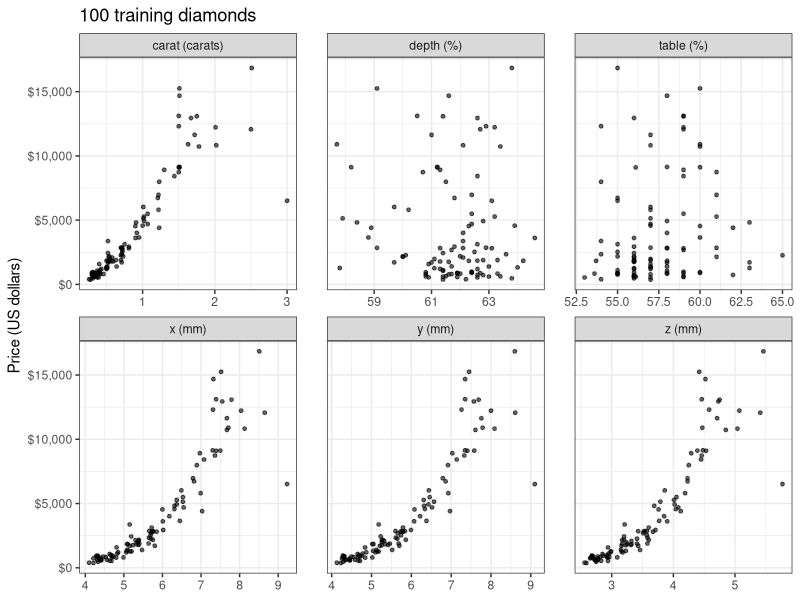
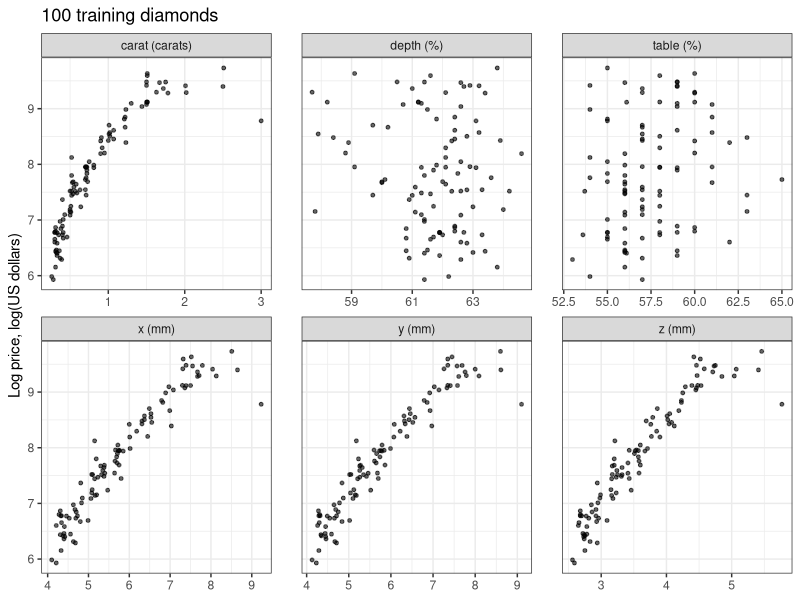
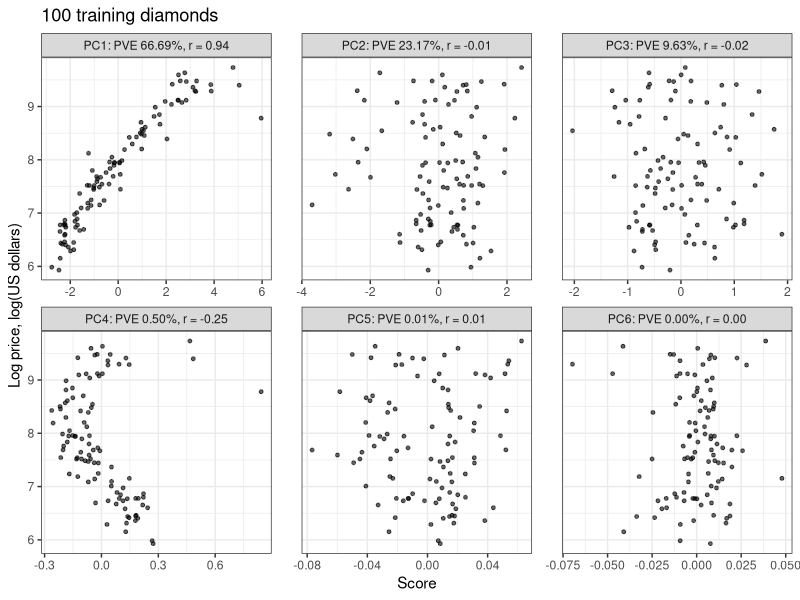
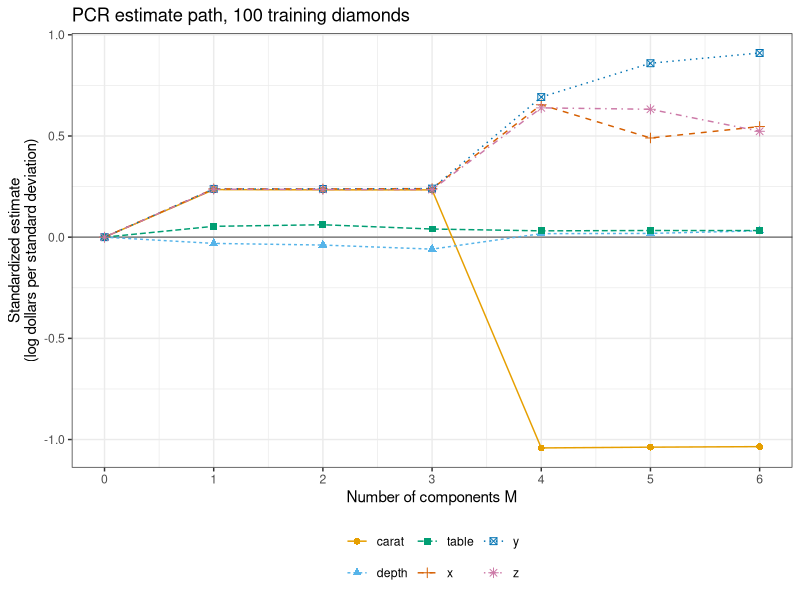
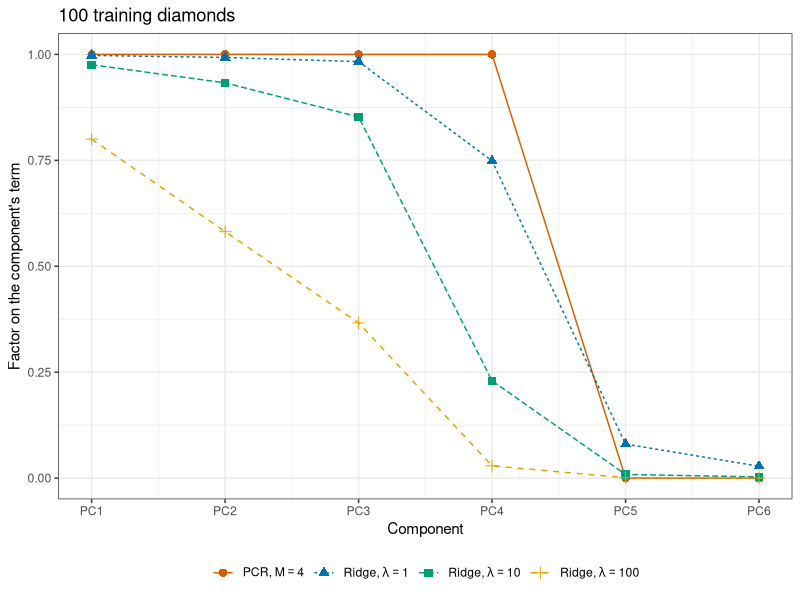
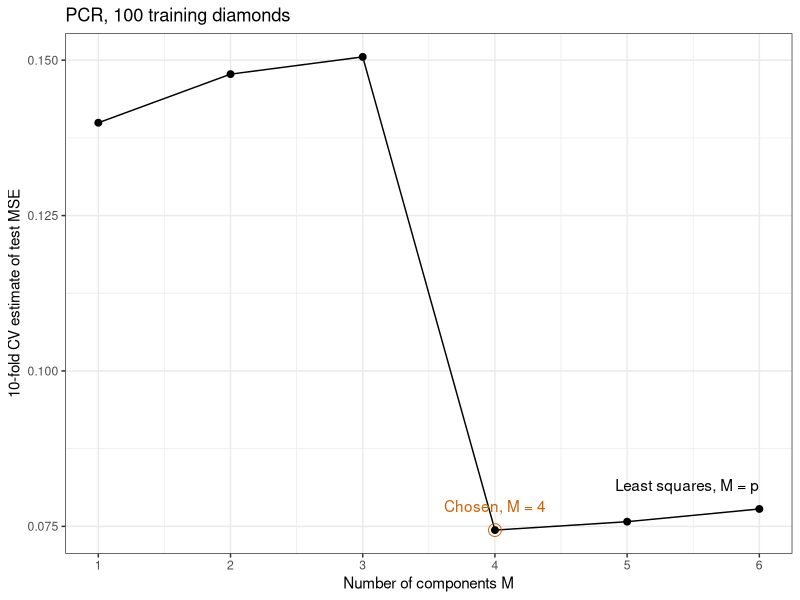
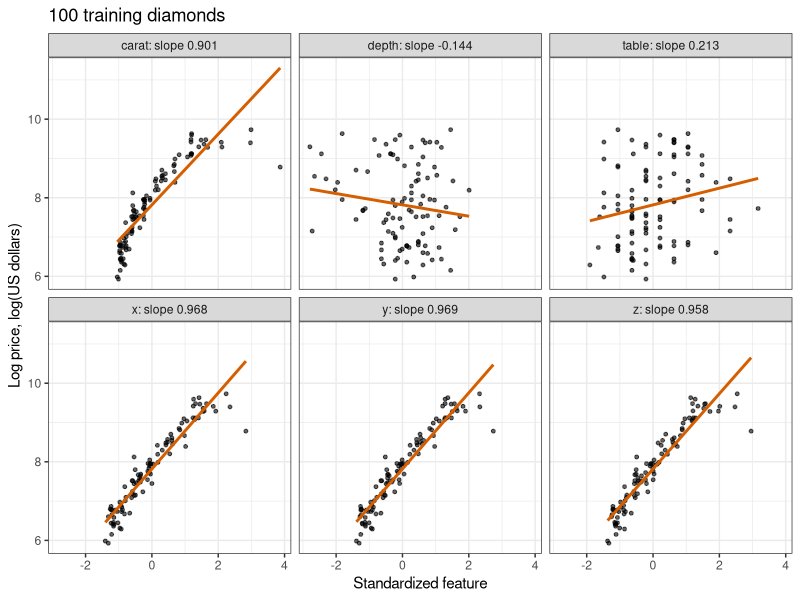
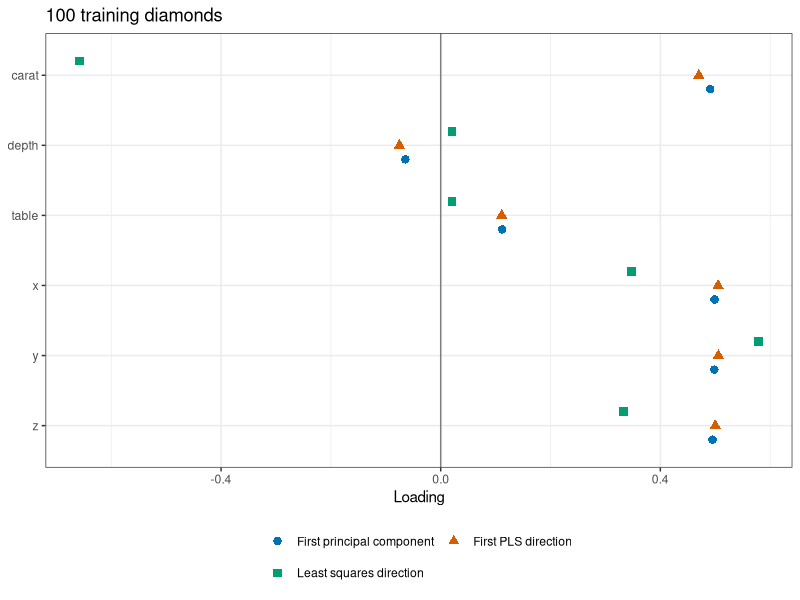

Write R code to recreate these figures, in order.
## ---- chunk 1
#| include: false
library("tidyverse")
library("pls")
theme_set(theme_bw())
set.seed(20261022)

# Fixed decimals with thousands separators, for use inside $...$, whose
# hyphen MathJax sets as a minus. Adding 0 after rounding turns a negative
# zero into 0.
fmt_math <- function(x, digits = 2) {
  rounded <- round(x, digits) + 0
  formatC(rounded, format = "f", digits = digits, big.mark = ",")
}

# The same for prose, where a negative value prints with a minus sign (the
# HTML entity) rather than a hyphen.
fmt <- function(x, digits = 2) {
  sub("^-", "&minus;", fmt_math(x, digits))
}

# A percentage, for prose.
pct <- function(x, digits = 1) {
  paste0(fmt(100 * x, digits), "%")
}

# A count with thousands separators, for prose.
big <- function(x) {
  format(x, big.mark = ",")
}

# The same inside $...$, where MathJax reads % as a comment and spaces a
# bare comma.
big_math <- function(x) {
  format(x, big.mark = "{,}")
}

# A number in LaTeX scientific notation, for use inside $...$.
sci <- function(x, digits = 1) {
  magnitude <- abs(x)
  e <- floor(log10(magnitude))
  mantissa <- formatC(x / 10^e, format = "f", digits = digits)
  sprintf("%s \\times 10^{%d}", mantissa, e)
}

# "a", "a and b", "a, b, and c".
and_list <- function(x) {
  n_x <- length(x)
  if (n_x == 1) {
    return(x)
  }
  if (n_x == 2) {
    return(paste(x, collapse = " and "))
  }
  paste0(paste(x[-n_x], collapse = ", "), ", and ", x[n_x])
}

# A name set as code in prose.
code <- function(x) {
  paste0("`", x, "`")
}

# Color-blind-friendly palette.
okabe_ito <- c("#E69F00",
               "#56B4E9",
               "#009E73",
               "#D55E00",
               "#0072B2",
               "#CC79A7")
## ---- chunk 2
#| output: false
# The numeric explanatory variables, and the largest plausible dimension.
features <- c("carat", "depth", "table", "x", "y", "z")
p <- length(features)
max_mm <- 20

# Remove diamonds with a dimension of 0 or above max_mm, as in the
# principal components lecture, and add the log price.
kept <- diamonds |>
  filter(x > 0, y > 0, z > 0) |>
  filter(x <= max_mm, y <= max_mm, z <= max_mm) |>
  mutate(log_price = log(price))
n_kept <- nrow(kept)
n_removed <- nrow(diamonds) - n_kept
## ---- chunk 3
# The training sample size.
n_train <- 100

# Training diamonds: a random sample; every other diamond is a test diamond.
train_id <- sample(n_kept, n_train)
train <- kept[train_id, ]
test <- kept[-train_id, ]
n_test <- nrow(test)

# Folds for 10-fold cross-validation of the training diamonds.
n_folds <- 10
fold_labels <- rep(seq_len(n_folds), length.out = n_train)
fold_id <- sample(fold_labels)
## ---- chunk 4
#| output: false
# Panel labels: each explanatory variable and its unit.
units <- c(carat = "carats",
           depth = "%",
           table = "%",
           x = "mm",
           y = "mm",
           z = "mm")
panel_labels <- paste0(features, " (", units, ")")

# One row per training diamond and explanatory variable.
train_long <- train |>
  pivot_longer(all_of(features), names_to = "variable") |>
  mutate(variable = factor(variable, levels = features, labels = panel_labels))

# A response against each explanatory variable, one panel each.
title_train <- paste(n_train, "training diamonds")
response_plot <- function(response, label) {
  ggplot(train_long, aes(x = value, y = .data[[response]])) +
    geom_point(alpha = 0.6, size = 1) +
    facet_wrap(~ variable, scales = "free_x", nrow = 2) +
    labs(x = NULL,
         y = label,
         title = title_train) +
    theme(panel.spacing.x = unit(1.5, "lines"))
}
price_plot <- response_plot("price", "Price (US dollars)") +
  scale_y_continuous(labels = scales::label_dollar())
log_price_plot <- response_plot("log_price", "Log price, log(US dollars)")

# Mean, median, and largest training price.
price_summary <- c(mean = mean(train$price),
                   median = median(train$price),
                   max = max(train$price))
## ---- chunk 5
#| echo: false
#| fig-width: 8
#| fig-height: 5
price_plot
## ---- chunk 6
#| echo: false
#| fig-width: 8
#| fig-height: 5
log_price_plot
## ---- chunk 7
# Mean squared error of predictions y_hat of responses y.
mse <- function(y, y_hat) {
  mean((y - y_hat)^2)
}

# Least squares on the six explanatory variables, fit to the training
# diamonds, and its training and test MSE.
ls_formula <- log_price ~ carat + depth + table + x + y + z
ls_fit <- lm(ls_formula, data = train)
y_train <- train$log_price
y_test <- test$log_price
ls_train_mse <- mse(y_train, fitted(ls_fit))
ls_test_pred <- predict(ls_fit, test)
ls_test_mse <- mse(y_test, ls_test_pred)

# The carat estimate and its standard error, and the correlation of carat
# with log price in the training diamonds.
ls_table <- summary(ls_fit)$coefficients
carat_cor <- cor(train$carat, y_train)
## ---- chunk 8
#| output: false
# Standard deviation with divisor n.
sd_n <- function(v) {
  deviations <- v - mean(v)
  sqrt(mean(deviations^2))
}

# Standardize the columns of X with the given centers and scales.
standardize <- function(X, x_center, x_scale) {
  X_centered <- sweep(X, 2, x_center)
  sweep(X_centered, 2, x_scale, "/")
}

# Explanatory variables as matrices, and the standardized training features.
X_train <- as.matrix(train[features])
X_test <- as.matrix(test[features])
x_center <- colMeans(X_train)
x_scale <- apply(X_train, 2, sd_n)
X_std <- standardize(X_train, x_center, x_scale)

# Sign of the largest entry of phi in absolute value.
largest_sign <- function(phi) {
  largest <- which.max(abs(phi))
  sign(phi[largest])
}

# Loading vectors, signed as in the principal components lecture, their
# variances, and the n x p matrix of scores.
eig <- eigen(crossprod(X_std) / n_train, symmetric = TRUE)
flip <- apply(eig$vectors, 2, largest_sign)
Phi <- sweep(eig$vectors, 2, flip, "*")
dimnames(Phi) <- list(features, paste0("PC", 1:p))
v <- eig$values
Z <- X_std %*% Phi
## ---- chunk 9
#| output: false
# Proportion of variance explained, and correlation of log price with each
# component's scores.
pve <- v / p
score_cor <- drop(cor(y_train, Z))

# Loadings from all retained diamonds, signed the same way, and the largest
# difference from the training loadings over the first four components.
eig_all <- eigen(cor(kept[features]), symmetric = TRUE)
flip_all <- apply(eig_all$vectors, 2, largest_sign)
Phi_all <- sweep(eig_all$vectors, 2, flip_all, "*")
first_four <- 1:4
loading_gap <- max(abs(Phi[, first_four] - Phi_all[, first_four]))

# Log price against each component's scores, one panel each.
score_labels <- paste0("PC", 1:p,
                       ": PVE ", pct(pve, 2),
                       ", r = ", fmt_math(score_cor))
scores_plot <- as_tibble(Z, .name_repair = ~ score_labels) |>
  mutate(log_price = y_train) |>
  pivot_longer(-log_price, names_to = "component", values_to = "score") |>
  mutate(component = factor(component, levels = score_labels)) |>
  ggplot(aes(x = score, y = log_price)) +
  geom_point(alpha = 0.6, size = 1) +
  facet_wrap(~ component, scales = "free_x", nrow = 2) +
  labs(x = "Score",
       y = "Log price, log(US dollars)",
       title = title_train) +
  theme(panel.spacing.x = unit(1.5, "lines"))
## ---- chunk 10
#| echo: false
#| fig-width: 8.5
#| fig-height: 5.5
scores_plot
## ---- chunk 11
#| output: false
# Estimates on the scores, from the formula and from lm().
y_centered <- y_train - mean(y_train)
theta_hat <- drop(crossprod(Z, y_centered)) / (n_train * v)
scores_fit <- lm(y_train ~ Z)
theta_diff <- max(abs(coef(scores_fit)[-1] - theta_hat))

# Standard errors sigma_hat / sqrt(n v_m), sigma_hat from all p components.
sigma_hat <- sigma(scores_fit)
theta_se <- sigma_hat / sqrt(n_train * v)
theta_ratio <- abs(theta_hat) / theta_se

# Table of the variances, estimates, and standard errors.
theta_tibble <- tibble(Component = paste0("PC", 1:p),
                       v = fmt(v, 4),
                       theta = fmt(theta_hat, 3),
                       se = fmt(theta_se, 3),
                       ratio = fmt(theta_ratio, 1))
theta_columns <- c("Component",
                   "Variance $v_m$",
                   "Estimate $\\hat\\theta_m$",
                   "Standard error",
                   "$\\lvert\\hat\\theta_m\\rvert$ / standard error")
theta_table <- knitr::kable(theta_tibble,
                            col.names = theta_columns,
                            align = "lrrrr")
## ---- chunk 12
#| echo: false
theta_table
## ---- chunk 13
#| output: false
# Standardized-scale estimates for M = 1, ..., p: cumulative sums of
# theta_m phi_m, one column per M.
terms <- sweep(Phi, 2, theta_hat, "*")
B_std <- t(apply(terms, 1, cumsum))
colnames(B_std) <- 1:p

# Least squares on the standardized scale, and its largest difference from
# PCR with M = p.
b_ls_std <- coef(ls_fit)[features] * x_scale
ls_gap <- max(abs(B_std[, p] - b_ls_std))

# One row per feature and M, with M = 0 the null model.
path_data <- as_tibble(cbind(`0` = 0, B_std), rownames = "feature") |>
  pivot_longer(-feature, names_to = "M", values_to = "estimate") |>
  mutate(M = as.integer(M),
         feature = factor(feature, levels = features))

# Each standardized estimate against M.
path_plot <- ggplot(path_data,
                    aes(x = M,
                        y = estimate,
                        color = feature,
                        linetype = feature,
                        shape = feature)) +
  geom_hline(yintercept = 0, color = "grey50") +
  geom_line() +
  geom_point(size = 2) +
  scale_color_manual(values = okabe_ito) +
  scale_x_continuous(breaks = 0:p) +
  labs(x = "Number of components M",
       y = "Standardized estimate\n(log dollars per standard deviation)",
       color = NULL,
       linetype = NULL,
       shape = NULL,
       title = paste("PCR estimate path,", title_train)) +
  theme(legend.position = "bottom")

# Size features' estimates at M = 3 and M = 4.
size_vars <- c("carat", "x", "y", "z")
size_at_3 <- B_std[size_vars, 3]
smallest_estimate <- min(abs(B_std))
## ---- chunk 14
#| echo: false
#| fig-width: 7.5
#| fig-height: 4.8
path_plot
## ---- chunk 15
#| output: false
# Ridge estimate on the standardized scale from the closed form, at one
# lambda, and from the factors on the components.
lambda_check <- 10
lhs <- crossprod(X_std) + lambda_check * diag(p)
b_ridge_closed <- drop(solve(lhs, crossprod(X_std, y_centered)))
ridge_factor <- function(lambda) {
  v / (v + lambda / n_train)
}
factor_terms <- ridge_factor(lambda_check) * theta_hat
b_ridge_factors <- drop(Phi %*% factor_terms)
factor_gap <- max(abs(b_ridge_closed - b_ridge_factors))

# Factors of PCR with M = 4 and of ridge regression at three lambdas.
M_show <- 4
lambda_show <- c(1, 10, 100)
method_labels <- c(paste0("PCR, M = ", M_show),
                   paste0("Ridge, lambda = ", lambda_show))
method_math <- c(paste0("'PCR, '*M == ", M_show),
                 paste0("'Ridge, '*lambda == ", lambda_show))
method_legend <- parse(text = method_math)
pcr_factor <- as.numeric(1:p <= M_show)
ridge_factors <- map(lambda_show, ridge_factor) |>
  unlist()
factor_data <- tibble(method = rep(method_labels, each = p),
                      m = rep(1:p, length(method_labels)),
                      factor = c(pcr_factor, ridge_factors)) |>
  mutate(method = factor(method, levels = method_labels))

# The factor of each component against m.
factor_plot <- ggplot(factor_data,
                      aes(x = m,
                          y = factor,
                          color = method,
                          linetype = method,
                          shape = method)) +
  geom_line() +
  geom_point(size = 2.5) +
  scale_color_manual(values = okabe_ito[c(4, 5, 3, 1)],
                     labels = method_legend) +
  scale_linetype_discrete(labels = method_legend) +
  scale_shape_discrete(labels = method_legend) +
  scale_x_continuous(breaks = 1:p, labels = paste0("PC", 1:p)) +
  labs(x = "Component",
       y = "Factor on the component's term",
       color = NULL,
       linetype = NULL,
       shape = NULL,
       title = title_train) +
  theme(legend.position = "bottom")
## ---- chunk 16
#| echo: false
#| fig-width: 7
#| fig-height: 4.3
factor_plot
## ---- chunk 17
# Original-scale estimates for M = 1, ..., p, one column each, from the
# directions (columns of R, whose scores are the standardized features
# times R), the estimates theta, and the standardization.
path_estimates <- function(R, theta, x_center, x_scale, y_bar) {
  # Standardized-scale estimates: cumulative sums of theta_m times r_m.
  terms <- sweep(R, 2, theta, "*")
  b_std <- t(apply(terms, 1, cumsum))

  # Back to the original scale.
  b <- b_std / x_scale
  intercept <- y_bar - colSums(b * x_center)
  rbind(`(Intercept)` = intercept, b)
}

# PCR estimates on the original scale for M = 1, ..., p.
pcr_path <- function(X, y) {
  # Standardize with the means and standard deviations of these data.
  x_center <- colMeans(X)
  x_scale <- apply(X, 2, sd_n)
  X_std <- standardize(X, x_center, x_scale)

  # Loading vectors and scores.
  eig <- eigen(crossprod(X_std) / nrow(X), symmetric = TRUE)
  Z <- X_std %*% eig$vectors

  # Simple regression of the centered response on each column of scores.
  y_centered <- y - mean(y)
  theta <- drop(crossprod(Z, y_centered)) / colSums(Z^2)

  path_estimates(eig$vectors, theta, x_center, x_scale, mean(y))
}
## ---- chunk 18
# PCR by hand and by pcr(), both fit to the training diamonds.
B_pcr <- pcr_path(X_train, y_train)
pcr_fit <- pcr(ls_formula, ncomp = p, data = train, scale = TRUE)

# Predictions of the test diamonds for every M, and the largest difference.
pcr_pred_hand <- cbind(1, X_test) %*% B_pcr
pcr_pred_pls <- predict(pcr_fit, test, ncomp = 1:p)[, 1, ]
pcr_check <- max(abs(pcr_pred_hand - pcr_pred_pls))
## ---- chunk 19
# Sums of squared errors of the held-out fold l for M = 1, ..., p, from the
# estimates that path() computes from the training folds.
fold_sse <- function(l, path) {
  out <- fold_id == l
  B <- path(X_train[!out, ], y_train[!out])
  y_hat <- cbind(1, X_train[out, ]) %*% B
  colSums((y_train[out] - y_hat)^2)
}

# Cross-validation estimate for M = 1, ..., p.
cv_estimate <- function(path) {
  sse <- sapply(seq_len(n_folds), fold_sse, path = path)
  rowSums(sse) / n_train
}

# PCR, and the M with the smallest estimate.
cv_pcr <- cv_estimate(pcr_path)
M_pcr <- which.min(cv_pcr)

# pcr()'s own cross-validation on the same folds.
segments <- split(seq_len(n_train), fold_id)
pcr_cv_fit <- pcr(ls_formula,
                  ncomp = p,
                  data = train,
                  scale = TRUE,
                  validation = "CV",
                  segments = segments)
cv_pcr_pls <- MSEP(pcr_cv_fit, estimate = "CV", intercept = FALSE)$val[1, 1, ]
cv_pcr_check <- max(abs(cv_pcr - cv_pcr_pls))
## ---- chunk 20
#| output: false
# Null model: the mean of the training folds predicts the held-out fold.
null_sse <- function(l) {
  out <- fold_id == l
  sum((y_train[out] - mean(y_train[!out]))^2)
}
cv_null <- sum(map_dbl(seq_len(n_folds), null_sse)) / n_train

# Cross-validation of the regression on the first M columns of scores Z_all,
# computed once from all the training diamonds: held-out fold l.
outside_sse <- function(l, Z_all) {
  out <- fold_id == l
  sse <- numeric(p)
  for (M in seq_len(p)) {
    Z_in <- cbind(1, Z_all[!out, seq_len(M)])
    Z_out <- cbind(1, Z_all[out, seq_len(M)])
    b <- qr.solve(Z_in, y_train[!out])
    sse[M] <- sum((y_train[out] - Z_out %*% b)^2)
  }
  sse
}

# The same for all folds, for M = 1, ..., p.
outside_cv <- function(Z_all) {
  sse <- sapply(seq_len(n_folds), outside_sse, Z_all = Z_all)
  rowSums(sse) / n_train
}

# PCR with the components computed once from all the training diamonds.
cv_pcr_outside <- outside_cv(Z)
pcr_outside_gap <- max(abs(cv_pcr_outside - cv_pcr))

# The estimate against M, with the chosen M and least squares labeled.
cv_axis_label <- paste0(n_folds, "-fold CV estimate of test MSE")
pcr_cv_data <- tibble(M = 1:p, cv = cv_pcr)
pcr_cv_plot <- ggplot(pcr_cv_data, aes(x = M, y = cv)) +
  geom_line() +
  geom_point(size = 2) +
  annotate("point",
           x = M_pcr,
           y = cv_pcr[M_pcr],
           size = 4,
           shape = 1,
           color = "#D55E00") +
  annotate("text",
           x = M_pcr,
           y = cv_pcr[M_pcr],
           label = paste("Chosen, M =", M_pcr),
           vjust = -1.5,
           color = "#D55E00") +
  annotate("text",
           x = p,
           y = cv_pcr[p],
           label = "Least squares, M = p",
           vjust = -1.5,
           hjust = 1) +
  scale_x_continuous(breaks = 1:p) +
  labs(x = "Number of components M",
       y = cv_axis_label,
       title = paste("PCR,", title_train))
## ---- chunk 21
#| echo: false
#| fig-width: 7
#| fig-height: 4.2
pcr_cv_plot
## ---- chunk 22
# PCR with the chosen M, fit to all the training diamonds, and its test MSE.
pcr_test_pred <- pcr_pred_hand[, M_pcr]
pcr_test_mse <- mse(y_test, pcr_test_pred)
pcr_train_mse <- mse(y_train, cbind(1, X_train) %*% B_pcr[, M_pcr])
## ---- chunk 23
#| output: false
# Simple regression estimate of log price on each standardized feature,
# which is also their sample covariance, since each feature has variance 1.
slopes <- drop(crossprod(X_std, y_centered)) / n_train

# Log price against each standardized feature, with its least squares line.
slope_labels <- paste0(features, ": slope ", fmt_math(slopes, 3))
slope_plot <- as_tibble(X_std, .name_repair = ~ slope_labels) |>
  mutate(log_price = y_train) |>
  pivot_longer(-log_price, names_to = "feature", values_to = "value") |>
  mutate(feature = factor(feature, levels = slope_labels)) |>
  ggplot(aes(x = value, y = log_price)) +
  geom_point(alpha = 0.6, size = 1) +
  geom_smooth(method = "lm",
              formula = y ~ x,
              se = FALSE,
              color = "#D55E00") +
  facet_wrap(~ feature, nrow = 2) +
  labs(x = "Standardized feature",
       y = "Log price, log(US dollars)",
       title = title_train)
## ---- chunk 24
#| echo: false
#| fig-width: 8.5
#| fig-height: 5.5
slope_plot
## ---- chunk 25
#| output: false
# The first PLS direction and the least squares direction, unit length.
phi_pls_1 <- slopes / sqrt(sum(slopes^2))
a_ls <- b_ls_std / sqrt(sum(b_ls_std^2))

# Variance, squared correlation with log price, and squared covariance with
# log price of the scores of a unit vector a.
direction_summary <- function(a) {
  scores <- drop(X_std %*% a)
  c(variance = sd_n(scores)^2,
    cor2 = cor(scores, y_train)^2,
    cov2 = mean(scores * y_centered)^2)
}
direction_names <- c("First principal component",
                     "First PLS direction",
                     "Least squares direction")
directions <- cbind(Phi[, 1], phi_pls_1, a_ls)
summaries <- apply(directions, 2, direction_summary)
colnames(summaries) <- direction_names

# Table of the three criteria.
summary_tibble <- tibble(Direction = direction_names,
                         variance = fmt(summaries["variance", ], 3),
                         cor2 = fmt(summaries["cor2", ], 4),
                         cov2 = fmt(summaries["cov2", ], 4))
summary_columns <- c("Direction",
                     "Variance of scores",
                     "Squared correlation with log price",
                     "Squared covariance with log price")
summary_table <- knitr::kable(summary_tibble,
                              col.names = summary_columns,
                              align = "lrrr")

# The loadings of the three directions, feature by feature.
direction_data <- tibble(
  feature = factor(rep(features, 3), levels = rev(features)),
  loading = c(directions),
  direction = factor(rep(direction_names, each = p), levels = direction_names)
)
direction_plot <- ggplot(direction_data,
                         aes(x = loading,
                             y = feature,
                             color = direction,
                             shape = direction)) +
  geom_vline(xintercept = 0, color = "grey50") +
  geom_point(size = 2.5, position = position_dodge(width = 0.6)) +
  scale_color_manual(values = okabe_ito[c(5, 4, 3)]) +
  scale_shape_manual(values = c(16, 17, 15)) +
  guides(color = guide_legend(nrow = 2, byrow = TRUE),
         shape = guide_legend(nrow = 2, byrow = TRUE)) +
  labs(x = "Loading",
       y = NULL,
       color = NULL,
       shape = NULL,
       title = title_train) +
  theme(legend.position = "bottom")

# Largest difference between the first PLS direction and the first
# principal component.
pls_pc_gap <- max(abs(phi_pls_1 - Phi[, 1]))
## ---- chunk 26
#| echo: false
#| fig-width: 7
#| fig-height: 4.5
direction_plot
## ---- chunk 27
#| echo: false
summary_table
## ---- chunk 28
# PLS on the standardized features: the directions, the vectors r_m with
# scores X_std r_m, the estimates theta, and the standardization.
pls_directions <- function(X, y) {
  # Standardize the features; center the response.
  x_center <- colMeans(X)
  x_scale <- apply(X, 2, sd_n)
  X_std <- standardize(X, x_center, x_scale)
  y_centered <- y - mean(y)
  p <- ncol(X)

  # Directions, vectors r_m, and estimates, filled one direction at a time.
  W <- matrix(0, p, p)
  R <- matrix(0, p, p)
  theta <- numeric(p)
  X_m <- X_std

  for (m in seq_len(p)) {
    # Direction: covariances of the residual features with the response,
    # scaled to unit length.
    g <- drop(crossprod(X_m, y_centered)) / nrow(X)
    W[, m] <- g / sqrt(sum(g^2))

    # Scores, and the simple regression of the response on them.
    z <- drop(X_m %*% W[, m])
    theta[m] <- sum(z * y_centered) / sum(z^2)

    # The scores as a combination of the standardized features: they lie in
    # the column space of X_std, so least squares recovers r_m exactly.
    R[, m] <- qr.solve(X_std, z)

    # Replace each feature by its residuals from regressing it on z.
    feature_slopes <- drop(crossprod(X_m, z)) / sum(z^2)
    X_m <- X_m - z %o% feature_slopes
  }

  list(W = W,
       R = R,
       theta = theta,
       x_center = x_center,
       x_scale = x_scale,
       y_bar = mean(y))
}

# PLS estimates on the original scale for M = 1, ..., p.
pls_path <- function(X, y) {
  d <- pls_directions(X, y)
  path_estimates(d$R, d$theta, d$x_center, d$x_scale, d$y_bar)
}
## ---- chunk 29
# PLS by hand and by plsr(), both fit to the training diamonds.
pls_d <- pls_directions(X_train, y_train)
B_pls <- pls_path(X_train, y_train)
pls_fit <- plsr(ls_formula, ncomp = p, data = train, scale = TRUE)

# Predictions of the test diamonds for every M, and the largest difference.
pls_pred_hand <- cbind(1, X_test) %*% B_pls
pls_pred_pls <- predict(pls_fit, test, ncomp = 1:p)[, 1, ]
pls_check <- max(abs(pls_pred_hand - pls_pred_pls))

# Directions: plsr() calls them loading weights.
weight_check <- max(abs(unclass(loading.weights(pls_fit)) - pls_d$W))

# PLS with M = p against least squares.
pls_ls_gap <- max(abs(B_pls[, p] - coef(ls_fit)))
## ---- chunk 30
#| output: false
# Scores of the PLS directions, their variances, and the largest correlation
# between two columns of them.
Z_pls <- X_std %*% pls_d$R
v_pls <- apply(Z_pls, 2, sd_n)^2
pls_score_cors <- cor(Z_pls)[upper.tri(diag(p))]
max_pls_score_cor <- max(abs(pls_score_cors))
pls_cor <- drop(cor(y_train, Z_pls))

# Training R^2 of the fit on the first M directions.
train_r2 <- function(B) {
  y_hat <- cbind(1, X_train) %*% B
  residual_ms <- colMeans((y_train - y_hat)^2)
  1 - residual_ms / mean(y_centered^2)
}
r2_pcr <- train_r2(B_pcr)
r2_pls <- train_r2(B_pls)

# One row per method and m.
method_levels <- c("PCR", "PLS")
compare_data <- tibble(method = factor(rep(method_levels, each = p),
                                       levels = method_levels),
                       m = rep(1:p, 2),
                       variance = c(v, v_pls),
                       r2 = c(r2_pcr, r2_pls))

# Shared look of the two tabs.
compare_layers <- list(
  geom_line(),
  geom_point(size = 2.5),
  scale_color_manual(values = okabe_ito[c(5, 4)]),
  scale_x_continuous(breaks = 1:p),
  labs(color = NULL, linetype = NULL, shape = NULL, title = title_train),
  theme(legend.position = "bottom")
)
compare_aes <- aes(color = method, linetype = method, shape = method)

# Variance of the m-th scores, on a log scale.
variance_plot <- ggplot(compare_data, aes(x = m, y = variance)) +
  compare_aes +
  compare_layers +
  scale_y_log10() +
  labs(x = "Direction m",
       y = "Variance of the m-th scores (log scale)")

# Training R^2 of the first M directions.
r2_plot <- ggplot(compare_data, aes(x = m, y = r2)) +
  compare_aes +
  compare_layers +
  labs(x = "Number of directions M",
       y = expression("Training " * R^2))

# PLS fits the training diamonds at least as well at every M < p.
pls_fits_better <- all(r2_pls[-p] >= r2_pcr[-p])
## ---- chunk 31
#| echo: false
#| fig-width: 7
#| fig-height: 4.3
variance_plot
## ---- chunk 32
#| echo: false
#| fig-width: 7
#| fig-height: 4.3
r2_plot
## ---- chunk 33
# PLS cross-validated on the same folds, and the M with the smallest
# estimate.
cv_pls <- cv_estimate(pls_path)
M_pls <- which.min(cv_pls)

# plsr()'s own cross-validation on the same folds.
pls_cv_fit <- plsr(ls_formula,
                   ncomp = p,
                   data = train,
                   scale = TRUE,
                   validation = "CV",
                   segments = segments)
cv_pls_pls <- MSEP(pls_cv_fit, estimate = "CV", intercept = FALSE)$val[1, 1, ]
cv_pls_check <- max(abs(cv_pls - cv_pls_pls))
## ---- chunk 34
#| output: false
# PLS with the directions computed once from all the training diamonds, and
# how much smaller its estimate is.
cv_pls_outside <- outside_cv(Z_pls)
pls_optimism <- cv_pls - cv_pls_outside
M_optimism <- which.max(pls_optimism)
M_pls_outside <- which.min(cv_pls_outside)

# Both curves, with the chosen M of each circled.
cv_data <- tibble(method = factor(rep(method_levels, each = p),
                                  levels = method_levels),
                  M = rep(1:p, 2),
                  cv = c(cv_pcr, cv_pls))
chosen_data <- tibble(method = factor(method_levels, levels = method_levels),
                      M = c(M_pcr, M_pls),
                      cv = c(cv_pcr[M_pcr], cv_pls[M_pls]))
cv_plot <- ggplot(cv_data,
                  aes(x = M,
                      y = cv,
                      color = method,
                      linetype = method,
                      shape = method)) +
  geom_line() +
  geom_point(size = 2.5) +
  geom_point(data = chosen_data,
             size = 5,
             shape = 1,
             show.legend = FALSE) +
  scale_color_manual(values = okabe_ito[c(5, 4)]) +
  scale_x_continuous(breaks = 1:p) +
  labs(x = "Number of directions M",
       y = cv_axis_label,
       color = NULL,
       linetype = NULL,
       shape = NULL,
       title = title_train,
       caption = "Circles: the chosen M of each method.") +
  theme(legend.position = "bottom")
## ---- chunk 35
#| echo: false
#| fig-width: 7
#| fig-height: 4.3
cv_plot
## ---- chunk 36
# PLS with the chosen M, fit to all the training diamonds, and its test MSE.
pls_test_pred <- pls_pred_hand[, M_pls]
pls_test_mse <- mse(y_test, pls_test_pred)
pls_train_mse <- mse(y_train, cbind(1, X_train) %*% B_pls[, M_pls])
## ---- chunk 37
#| output: false
# Number of components, training MSE, cross-validation estimate, and test
# MSE of the three fits.
compare_tibble <- tibble(
  Method = c("Least squares", "PCR", "PLS"),
  M = c(p, M_pcr, M_pls),
  train = fmt(c(ls_train_mse, pcr_train_mse, pls_train_mse), 4),
  cv = fmt(c(cv_pcr[p], cv_pcr[M_pcr], cv_pls[M_pls]), 4),
  test = fmt(c(ls_test_mse, pcr_test_mse, pls_test_mse), 4)
)
compare_columns <- c("Method",
                     "$M$",
                     "Training MSE",
                     paste0(n_folds, "-fold CV estimate"),
                     "Test MSE")
compare_table <- knitr::kable(compare_tibble,
                              col.names = compare_columns,
                              align = "lrrrr")

# Paired comparison over the test diamonds: least squares squared error
# minus PLS's.
sq_diff <- (y_test - ls_test_pred)^2 - (y_test - pls_test_pred)^2
diff_se <- sd(sq_diff) / sqrt(n_test)

# Each cross-validation estimate is above the test MSE of its fit.
cv_values <- c(cv_pcr[p], cv_pcr[M_pcr], cv_pls[M_pls])
test_values <- c(ls_test_mse, pcr_test_mse, pls_test_mse)
stopifnot(all(cv_values > test_values))

# Held-out squared error of each training diamond in cross-validation, for
# least squares (PCR with M = p), PCR, and PLS; their means are the estimates.
held_out_pcr <- pcr_cv_fit$validation$pred[, 1, ]
held_out_pls <- pls_cv_fit$validation$pred[, 1, ]
cv_sq_errors <- cbind(ls = (y_train - held_out_pcr[, p])^2,
                      pcr = (y_train - held_out_pcr[, M_pcr])^2,
                      pls = (y_train - held_out_pls[, M_pls])^2)
cv_from_errors <- unname(colMeans(cv_sq_errors))
stopifnot(isTRUE(all.equal(cv_from_errors, unname(cv_values))))

# Their smallest correlation across the three fits, the heaviest diamond's
# share of the least squares estimate, and the three estimates without it.
cv_error_cor <- min(cor(cv_sq_errors))
heaviest <- which.max(train$carat)
heaviest_share <- cv_sq_errors[heaviest, "ls"] / sum(cv_sq_errors[, "ls"])
cv_without <- colMeans(cv_sq_errors[-heaviest, ])
below_test <- all(cv_without < test_values)
## ---- chunk 38
#| echo: false
compare_table
